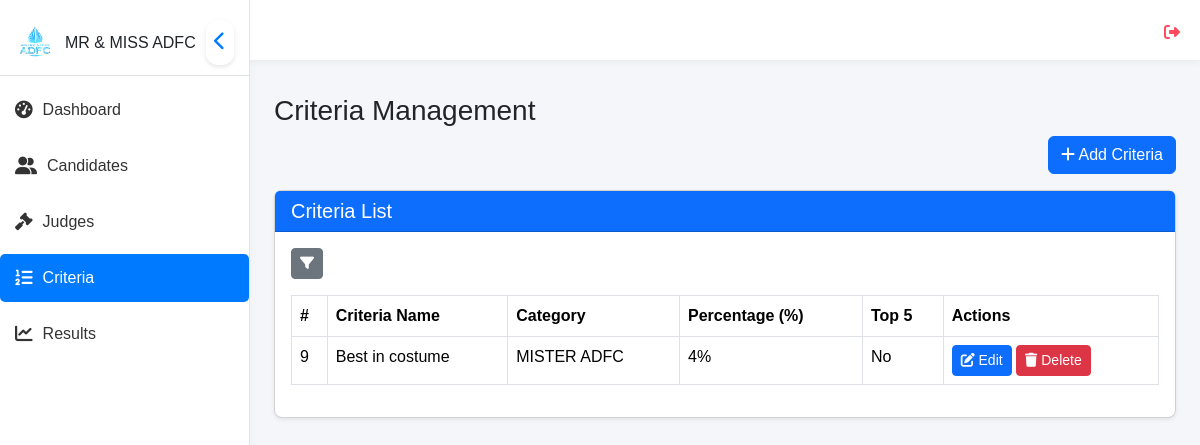
Before: /views/admin/criteria.php (signed in) with the older database file.
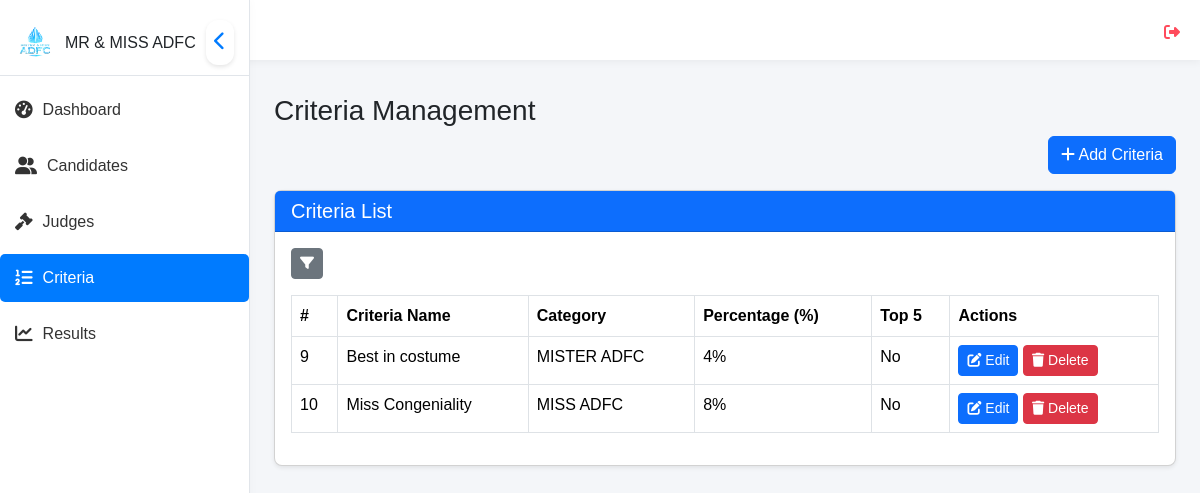
After: the same page with the newer database file.
### tables this page shows
CREATE TABLE `criteria` (
  `id` int(11) NOT NULL,
  `name` varchar(255) NOT NULL,
  `percentage` int(11) NOT NULL,
  `category` varchar(255) NOT NULL
);

### views/admin/criteria.php (the view, shortened to what this page needs)
<?php
require '../../database/connection.php';
$query = "SELECT * FROM criteria";
$result = $conn->query($query);
?>
<!DOCTYPE html>
<html lang="en">
<head>
    <link rel="stylesheet" href="../../assets/css/bootstrap.min.css">
    <link rel="stylesheet" href="../../assets/css/all.min.css">
    <link rel="stylesheet" href="../../assets/css/style.css">
    <link rel="stylesheet" href="../../assets/css/sweetalert2.min.css">
    <link href="../../assets/css/datatables.min.css" rel="stylesheet">
</head>
<body>
<?php include '../components/sidebar.php'; ?>
<?php include '../components/topbar.php'; ?>
<div class="content p-4" id="content">
<h3>Criteria Management</h3>
<div class="d-flex justify-content-end">
    <button class="btn btn-primary mb-3" data-bs-toggle="modal" data-bs-target="#addCriteriaModal">
        <i class="fas fa-plus"></i> Add Criteria
    </button>
</div>
<div class="card shadow-sm rounded-3">
    <div class="card-header bg-primary text-white">
        <h5 class="mb-0">Criteria List</h5>
    </div>
    <div class="card-body">
        <div class="table-responsive">
        <div class="mb-3">
        <div class="position-relative d-inline-block">
    <button id="filterBtn" class="btn btn-secondary btn-sm">
        <i class="fas fa-filter"></i>
    </button>
</div>
    </div>
             <table id="criteriaTable" class="table table-bordered table-hover">
                <thead>
                    <tr>
                        <th>#</th>
                        <th>Criteria Name</th>
                        <th>Category</th>
                        <th>Percentage (%)</th>
                        <th>Top 5</th>
                        <th>Actions</th>
                    </tr>
                </thead>
                <tbody id="criteriaTable">
                    <?php while ($row = $result->fetch_assoc()): ?>
                        <tr id="row-<?= $row['id'] ?>">
                            <td><?= $row['id'] ?></td>
                            <td><?= $row['name'] ?></td>
                            <td><?= $row['category'] ?></td>
                            <td><?= $row['percentage'] ?>%</td>
                            <td><?= $row['top5'] ? 'Yes' : 'No' ?></td> <td>
                                <button class="btn btn-primary btn-sm edit-btn"
                                        data-id="<?= $row['id'] ?>"
                                        data-name="<?= $row['name'] ?>"
                                        data-category="<?= $row['category'] ?>"
                                        data-percentage="<?= $row['percentage'] ?>"
                                        data-top5="<?= $row['top5'] ?>" data-bs-toggle="modal"
                                        data-bs-target="#editCriteriaModal">
                                    <i class="fas fa-edit"></i> Edit
                                </button>
                                <button class="btn btn-danger btn-sm delete-btn" data-id="<?= $row['id'] ?>">
                                    <i class="fas fa-trash"></i> Delete
                                </button>
                            </td>
                        </tr>
                    <?php endwhile; ?>
                </tbody>
            </table>
        </div>
    </div>
</div>
</div>
</body>
</html>

Changed rows visible on the page:
added criteria: id "10", name "Miss Congeniality", category "MISS ADFC", percentage "8", top5 "No"
